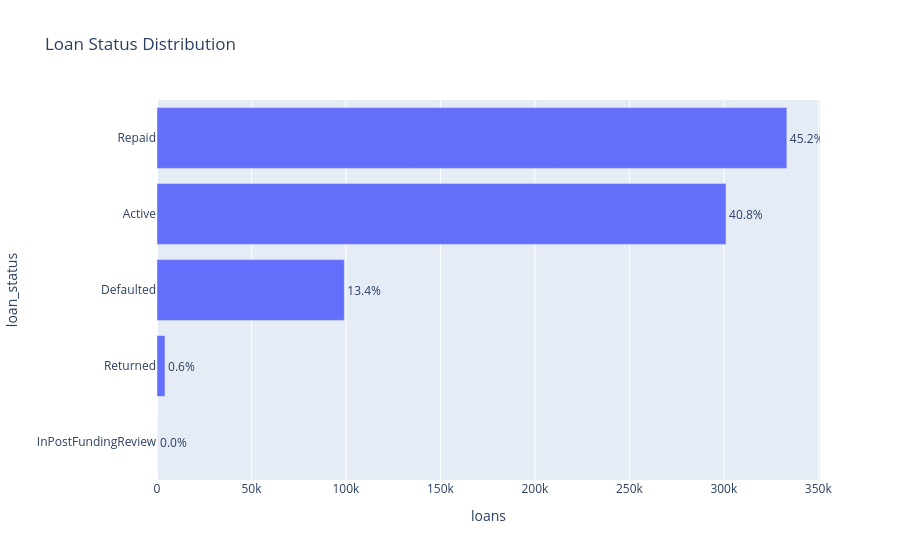

Write notebook code for a chart like this one.
### Code cell
if 'loan_status' in df.columns:
    status_counts = (
        df['loan_status']
        .fillna('Missing / not recorded')
        .value_counts()
        .reset_index()
    )
    status_counts.columns = ['loan_status', 'loans']
    status_counts['share'] = status_counts['loans'] / len(df)

    display(status_counts)

    fig = px.bar(
        status_counts.sort_values('loans'),
        x='loans',
        y='loan_status',
        orientation='h',
        text=status_counts.sort_values('loans')['share'].map(lambda value: f'{value:.1%}'),
        title='Loan Status Distribution',
    )
    fig.update_traces(textposition='outside')
    fig.show()

### Figure 1 — Plotly figure (JSON) as saved in the notebook; plotly's stock layout.template omitted (floating-point values rounded to 4 significant figures)
{"data": [{"hovertemplate": "loans=%{x}<br>loan_status=%{y}<br>text=%{text}<extra></extra>", "legendgroup": "", "marker": {"color": "#636efa", "pattern": {"shape": ""}}, "name": "", "orientation": "h", "showlegend": false, "text": ["0.0%", "0.6%", "13.4%", "40.8%", "45.2%"], "textposition": "outside", "type": "bar", "x": [12, 4240, 99127, 301158, 333352], "xaxis": "x", "y": ["InPostFundingReview", "Returned", "Defaulted", "Active", "Repaid"], "yaxis": "y"}], "layout": {"barmode": "relative", "legend": {"tracegroupgap": 0}, "title": {"text": "Loan Status Distribution"}, "xaxis": {"anchor": "y", "domain": [0, 1], "title": {"text": "loans"}}, "yaxis": {"anchor": "x", "domain": [0, 1], "title": {"text": "loan_status"}}}}
